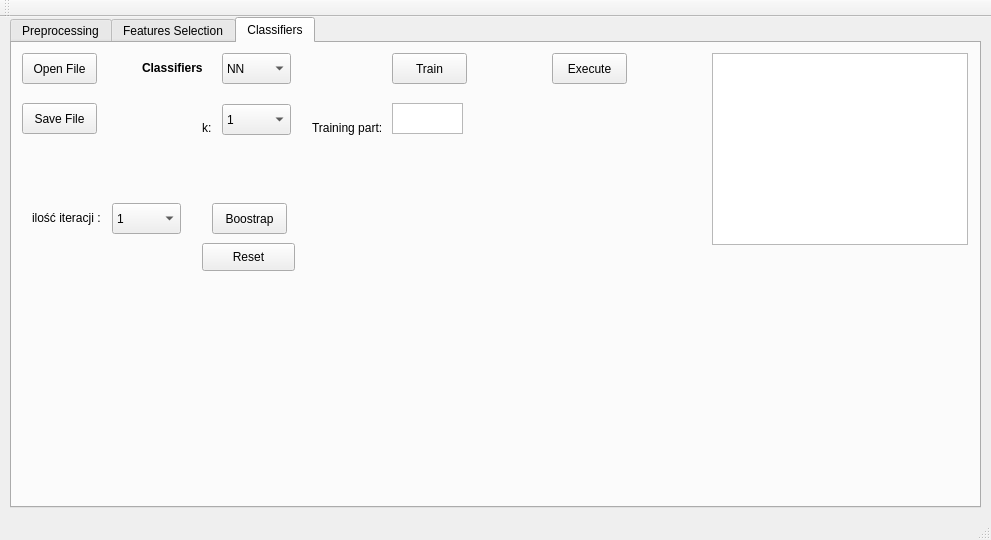
<?xml version="1.0" encoding="UTF-8"?>
<ui version="4.0">
 <class>MainWindow</class>
 <widget class="QMainWindow" name="MainWindow">
  <property name="geometry">
   <rect>
    <x>0</x>
    <y>0</y>
    <width>991</width>
    <height>540</height>
   </rect>
  </property>
  <property name="windowTitle">
   <string>MainWindow</string>
  </property>
  <widget class="QWidget" name="centralWidget">
   <widget class="QTabWidget" name="tabWidget">
    <property name="geometry">
     <rect>
      <x>10</x>
      <y>0</y>
      <width>971</width>
      <height>491</height>
     </rect>
    </property>
    <property name="currentIndex">
     <number>2</number>
    </property>
    <widget class="QWidget" name="tabP">
     <attribute name="title">
      <string>Preprocessing</string>
     </attribute>
     <widget class="QPushButton" name="PpushButtonSelectFolder">
      <property name="geometry">
       <rect>
        <x>10</x>
        <y>10</y>
        <width>75</width>
        <height>31</height>
       </rect>
      </property>
      <property name="text">
       <string>Select Folder</string>
      </property>
     </widget>
     <widget class="QGraphicsView" name="PgraphicsView">
      <property name="geometry">
       <rect>
        <x>680</x>
        <y>30</y>
        <width>256</width>
        <height>192</height>
       </rect>
      </property>
      <property name="interactive">
       <bool>true</bool>
      </property>
      <property name="viewportUpdateMode">
       <enum>QGraphicsView::MinimalViewportUpdate</enum>
      </property>
     </widget>
     <widget class="QGraphicsView" name="PgraphicsViewEdge">
      <property name="geometry">
       <rect>
        <x>680</x>
        <y>250</y>
        <width>256</width>
        <height>192</height>
       </rect>
      </property>
     </widget>
    </widget>
    <widget class="QWidget" name="tabFS">
     <attribute name="title">
      <string>Features Selection</string>
     </attribute>
     <widget class="QPushButton" name="FSpushButtonOpenFile">
      <property name="geometry">
       <rect>
        <x>10</x>
        <y>10</y>
        <width>75</width>
        <height>31</height>
       </rect>
      </property>
      <property name="text">
       <string>Open File</string>
      </property>
     </widget>
     <widget class="QPushButton" name="FSpushButtonSaveFile">
      <property name="geometry">
       <rect>
        <x>10</x>
        <y>60</y>
        <width>75</width>
        <height>31</height>
       </rect>
      </property>
      <property name="text">
       <string>Save File</string>
      </property>
     </widget>
     <widget class="QComboBox" name="FScomboBox">
      <property name="geometry">
       <rect>
        <x>250</x>
        <y>10</y>
        <width>69</width>
        <height>31</height>
       </rect>
      </property>
     </widget>
     <widget class="QLabel" name="label">
      <property name="geometry">
       <rect>
        <x>150</x>
        <y>10</y>
        <width>101</width>
        <height>31</height>
       </rect>
      </property>
      <property name="text">
       <string>&lt;html&gt;&lt;head/&gt;&lt;body&gt;&lt;p&gt;&lt;span style=&quot; font-size:9pt;&quot;&gt;Feature number:&lt;/span&gt;&lt;/p&gt;&lt;/body&gt;&lt;/html&gt;</string>
      </property>
     </widget>
     <widget class="QRadioButton" name="FSradioButtonFisher">
      <property name="geometry">
       <rect>
        <x>251</x>
        <y>50</y>
        <width>71</width>
        <height>20</height>
       </rect>
      </property>
      <property name="text">
       <string>Fisher</string>
      </property>
      <property name="checked">
       <bool>true</bool>
      </property>
     </widget>
     <widget class="QRadioButton" name="FSradioButtonSFS">
      <property name="geometry">
       <rect>
        <x>250</x>
        <y>80</y>
        <width>82</width>
        <height>21</height>
       </rect>
      </property>
      <property name="text">
       <string>SFS</string>
      </property>
     </widget>
     <widget class="QPushButton" name="FSpushButtonCompute">
      <property name="geometry">
       <rect>
        <x>380</x>
        <y>10</y>
        <width>75</width>
        <height>31</height>
       </rect>
      </property>
      <property name="text">
       <string>Compute</string>
      </property>
     </widget>
     <widget class="QTextBrowser" name="FStextBrowserDatabaseInfo">
      <property name="geometry">
       <rect>
        <x>700</x>
        <y>10</y>
        <width>256</width>
        <height>192</height>
       </rect>
      </property>
     </widget>
    </widget>
    <widget class="QWidget" name="tabC">
     <attribute name="title">
      <string>Classifiers</string>
     </attribute>
     <widget class="QPushButton" name="CpushButtonOpenFile">
      <property name="geometry">
       <rect>
        <x>10</x>
        <y>10</y>
        <width>75</width>
        <height>31</height>
       </rect>
      </property>
      <property name="text">
       <string>Open File</string>
      </property>
     </widget>
     <widget class="QPushButton" name="CpushButtonSaveFile">
      <property name="geometry">
       <rect>
        <x>10</x>
        <y>60</y>
        <width>75</width>
        <height>31</height>
       </rect>
      </property>
      <property name="text">
       <string>Save File</string>
      </property>
     </widget>
     <widget class="QComboBox" name="CcomboBoxK">
      <property name="geometry">
       <rect>
        <x>210</x>
        <y>61</y>
        <width>69</width>
        <height>31</height>
       </rect>
      </property>
      <item>
       <property name="text">
        <string>1</string>
       </property>
      </item>
      <item>
       <property name="text">
        <string>3</string>
       </property>
      </item>
      <item>
       <property name="text">
        <string>5</string>
       </property>
      </item>
     </widget>
     <widget class="QLabel" name="ClabelK">
      <property name="geometry">
       <rect>
        <x>190</x>
        <y>70</y>
        <width>20</width>
        <height>31</height>
       </rect>
      </property>
      <property name="text">
       <string>&lt;html&gt;&lt;head/&gt;&lt;body&gt;&lt;p&gt;&lt;span style=&quot; font-size:9pt;&quot;&gt;k:&lt;/span&gt;&lt;/p&gt;&lt;/body&gt;&lt;/html&gt;</string>
      </property>
     </widget>
     <widget class="QPushButton" name="CpushButtonTrain">
      <property name="geometry">
       <rect>
        <x>380</x>
        <y>10</y>
        <width>75</width>
        <height>31</height>
       </rect>
      </property>
      <property name="text">
       <string>Train</string>
      </property>
     </widget>
     <widget class="QLabel" name="ClabelClassifiers">
      <property name="geometry">
       <rect>
        <x>130</x>
        <y>10</y>
        <width>61</width>
        <height>31</height>
       </rect>
      </property>
      <property name="text">
       <string>&lt;html&gt;&lt;head/&gt;&lt;body&gt;&lt;p&gt;&lt;span style=&quot; font-size:9pt; font-weight:600;&quot;&gt;Classifiers:&lt;/span&gt;&lt;/p&gt;&lt;/body&gt;&lt;/html&gt;</string>
      </property>
     </widget>
     <widget class="QComboBox" name="CcomboBoxClassifiers">
      <property name="geometry">
       <rect>
        <x>210</x>
        <y>10</y>
        <width>69</width>
        <height>31</height>
       </rect>
      </property>
      <item>
       <property name="text">
        <string>NN</string>
       </property>
      </item>
      <item>
       <property name="text">
        <string>KNN</string>
       </property>
      </item>
      <item>
       <property name="text">
        <string>NM</string>
       </property>
      </item>
     </widget>
     <widget class="QPlainTextEdit" name="CplainTextEditTrainingPart">
      <property name="geometry">
       <rect>
        <x>380</x>
        <y>60</y>
        <width>71</width>
        <height>31</height>
       </rect>
      </property>
     </widget>
     <widget class="QPushButton" name="CpushButtonExecute">
      <property name="geometry">
       <rect>
        <x>540</x>
        <y>10</y>
        <width>75</width>
        <height>31</height>
       </rect>
      </property>
      <property name="text">
       <string>Execute</string>
      </property>
     </widget>
     <widget class="QLabel" name="ClabelTraningPart">
      <property name="geometry">
       <rect>
        <x>300</x>
        <y>70</y>
        <width>81</width>
        <height>31</height>
       </rect>
      </property>
      <property name="text">
       <string>&lt;html&gt;&lt;head/&gt;&lt;body&gt;&lt;p&gt;&lt;span style=&quot; font-size:9pt;&quot;&gt;Training part:&lt;/span&gt;&lt;/p&gt;&lt;/body&gt;&lt;/html&gt;</string>
      </property>
     </widget>
     <widget class="QTextBrowser" name="CtextBrowser">
      <property name="geometry">
       <rect>
        <x>700</x>
        <y>10</y>
        <width>256</width>
        <height>192</height>
       </rect>
      </property>
     </widget>
     <widget class="QPushButton" name="CpushButtonBoostrap">
      <property name="geometry">
       <rect>
        <x>200</x>
        <y>160</y>
        <width>75</width>
        <height>31</height>
       </rect>
      </property>
      <property name="text">
       <string>Boostrap</string>
      </property>
     </widget>
     <widget class="QComboBox" name="ComboBoxBoostrapK">
      <property name="geometry">
       <rect>
        <x>100</x>
        <y>160</y>
        <width>69</width>
        <height>31</height>
       </rect>
      </property>
      <property name="currentText">
       <string>1</string>
      </property>
      <item>
       <property name="text">
        <string>1</string>
       </property>
      </item>
      <item>
       <property name="text">
        <string>2</string>
       </property>
      </item>
      <item>
       <property name="text">
        <string>3</string>
       </property>
      </item>
     </widget>
     <widget class="QLabel" name="ClabelTraningPart_2">
      <property name="geometry">
       <rect>
        <x>20</x>
        <y>160</y>
        <width>81</width>
        <height>31</height>
       </rect>
      </property>
      <property name="text">
       <string>&lt;html&gt;&lt;head/&gt;&lt;body&gt;&lt;p&gt;&lt;span style=&quot; font-size:9pt;&quot;&gt;ilość iteracji :&lt;/span&gt;&lt;/p&gt;&lt;/body&gt;&lt;/html&gt;</string>
      </property>
     </widget>
     <widget class="QPushButton" name="CpushButtonBoostrapR">
      <property name="geometry">
       <rect>
        <x>190</x>
        <y>200</y>
        <width>93</width>
        <height>28</height>
       </rect>
      </property>
      <property name="text">
       <string>Reset</string>
      </property>
     </widget>
    </widget>
   </widget>
  </widget>
  <widget class="QMenuBar" name="menuBar">
   <property name="geometry">
    <rect>
     <x>0</x>
     <y>0</y>
     <width>991</width>
     <height>26</height>
    </rect>
   </property>
  </widget>
  <widget class="QToolBar" name="mainToolBar">
   <attribute name="toolBarArea">
    <enum>TopToolBarArea</enum>
   </attribute>
   <attribute name="toolBarBreak">
    <bool>false</bool>
   </attribute>
  </widget>
  <widget class="QStatusBar" name="statusBar"/>
 </widget>
 <layoutdefault spacing="6" margin="11"/>
 <resources/>
 <connections/>
</ui>
